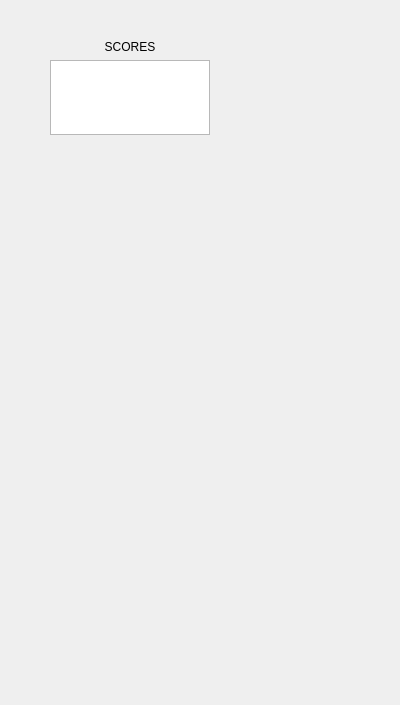
<?xml version="1.0" encoding="UTF-8"?>
<ui version="4.0">
 <class>Form</class>
 <widget class="QWidget" name="Form">
  <property name="geometry">
   <rect>
    <x>0</x>
    <y>0</y>
    <width>400</width>
    <height>705</height>
   </rect>
  </property>
  <property name="windowTitle">
   <string>Form</string>
  </property>
  <widget class="QWidget" name="verticalLayoutWidget">
   <property name="geometry">
    <rect>
     <x>50</x>
     <y>40</y>
     <width>160</width>
     <height>95</height>
    </rect>
   </property>
   <layout class="QVBoxLayout" name="verticalLayout">
    <item>
     <widget class="QLabel" name="label">
      <property name="text">
       <string>SCORES</string>
      </property>
      <property name="alignment">
       <set>Qt::AlignCenter</set>
      </property>
     </widget>
    </item>
    <item>
     <widget class="QTableView" name="table_view"/>
    </item>
   </layout>
  </widget>
 </widget>
 <resources/>
 <connections/>
</ui>
